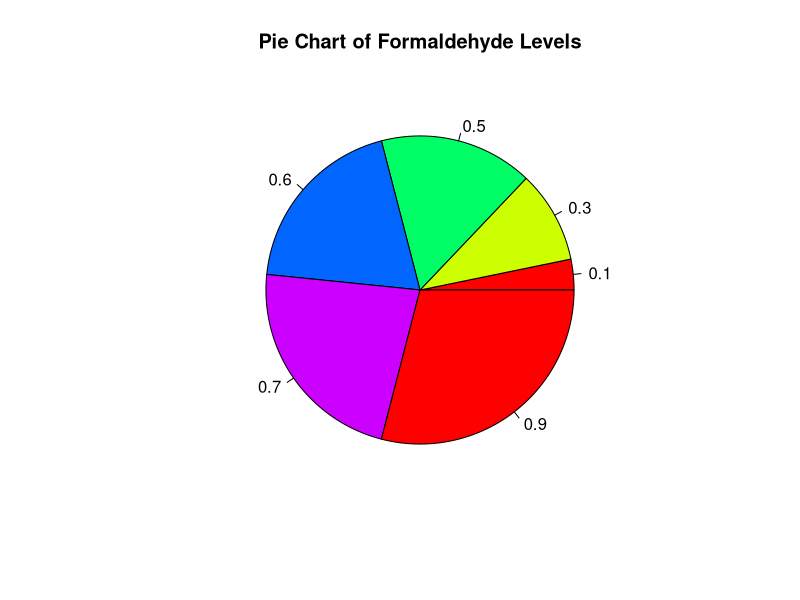
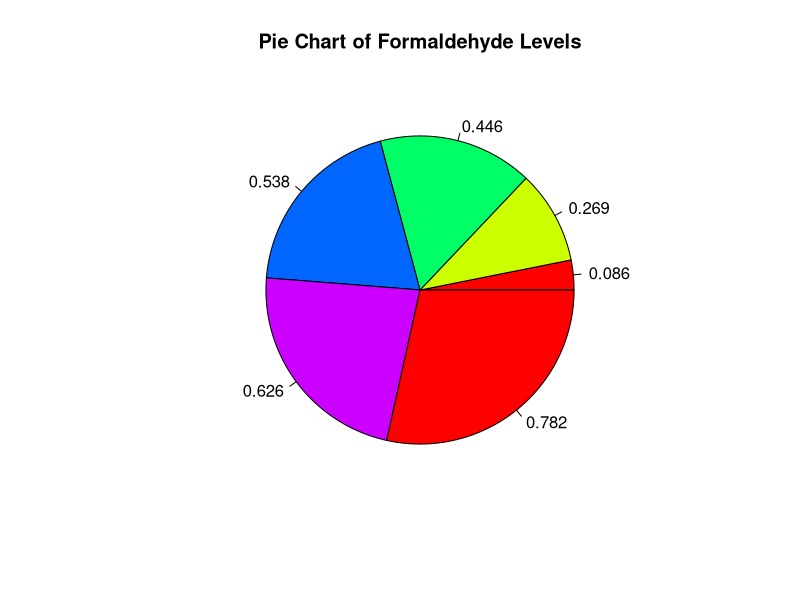

The R source for these figures, in order:
attach(Formaldehyde)


for (i in 1:3) {
  print(optden[i])
}


Fd_array = array(carb, dim = c(5, 2)) 
print(Fd_array)


Fd_matrix = as.matrix(Formaldehyde)
print(Fd_matrix)


formaldehyde_df = data.frame(Formaldehyde)
print(formaldehyde_df)


pie(carb, labels = carb, main = "Pie Chart of Formaldehyde Levels", col = rainbow(5))
pie(optden, labels = optden, main = "Pie Chart of Formaldehyde Levels", col = rainbow(5))
